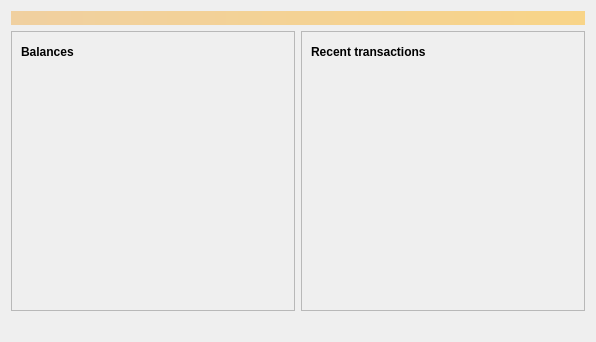
<?xml version="1.0" encoding="UTF-8"?>
<ui version="4.0">
 <class>OverviewPage</class>
 <widget class="QWidget" name="OverviewPage">
  <property name="geometry">
   <rect>
    <x>0</x>
    <y>0</y>
    <width>596</width>
    <height>342</height>
   </rect>
  </property>
  <property name="windowTitle">
   <string>Form</string>
  </property>
  <layout class="QVBoxLayout" name="topLayout">
   <item>
    <widget class="QLabel" name="labelAlerts">
     <property name="visible">
      <bool>false</bool>
     </property>
     <property name="styleSheet">
      <string notr="true">background-color: qlineargradient(x1: 0, y1: 0, x2: 1, y2: 0, stop:0 #F0D0A0, stop:1 #F8D488); color:#000000;</string>
     </property>
     <property name="wordWrap">
      <bool>true</bool>
     </property>
     <property name="margin">
      <number>3</number>
     </property>
    </widget>
   </item>
   <item>
    <layout class="QHBoxLayout" name="horizontalLayout" stretch="1,1">
     <item>
      <layout class="QVBoxLayout" name="verticalLayout_2">
       <item>
        <widget class="QFrame" name="frame">
         <property name="sizePolicy">
          <sizepolicy hsizetype="Preferred" vsizetype="Expanding">
           <horstretch>0</horstretch>
           <verstretch>0</verstretch>
          </sizepolicy>
         </property>
         <property name="frameShape">
          <enum>QFrame::StyledPanel</enum>
         </property>
         <property name="frameShadow">
          <enum>QFrame::Raised</enum>
         </property>
         <layout class="QVBoxLayout" name="verticalLayout_4">
          <item>
           <layout class="QHBoxLayout" name="horizontalLayout_4">
            <item>
             <widget class="QLabel" name="label_5">
              <property name="font">
               <font>
                <weight>75</weight>
                <bold>true</bold>
               </font>
              </property>
              <property name="text">
               <string>Balances</string>
              </property>
             </widget>
            </item>
            <item>
             <widget class="QPushButton" name="labelWalletStatus">
              <property name="enabled">
               <bool>false</bool>
              </property>
              <property name="maximumSize">
               <size>
                <width>30</width>
                <height>16777215</height>
               </size>
              </property>
              <property name="toolTip">
               <string>The displayed information may be out of date. Your wallet automatically synchronizes with the Bitcoin network after a connection is established, but this process has not completed yet.</string>
              </property>
              <property name="text">
               <string/>
              </property>
              <property name="icon">
               <iconset resource="../bitcoin.qrc">
                <normaloff>:/icons/warning</normaloff>
                <disabledoff>:/icons/warning</disabledoff>:/icons/warning</iconset>
              </property>
              <property name="iconSize">
               <size>
                <width>24</width>
                <height>24</height>
               </size>
              </property>
              <property name="flat">
               <bool>true</bool>
              </property>
             </widget>
            </item>
            <item>
             <spacer name="horizontalSpacer_3">
              <property name="orientation">
               <enum>Qt::Horizontal</enum>
              </property>
              <property name="sizeHint" stdset="0">
               <size>
                <width>40</width>
                <height>20</height>
               </size>
              </property>
             </spacer>
            </item>
           </layout>
          </item>
          <item>
           <widget class="QListWidget" name="overviewLW">
            <property name="focusPolicy">
             <enum>Qt::NoFocus</enum>
            </property>
            <property name="autoFillBackground">
             <bool>false</bool>
            </property>
            <property name="styleSheet">
             <string notr="true">QListWidget { background-color:transparent }</string>
            </property>
            <property name="frameShape">
             <enum>QFrame::NoFrame</enum>
            </property>
            <property name="frameShadow">
             <enum>QFrame::Plain</enum>
            </property>
            <property name="selectionMode">
             <enum>QAbstractItemView::NoSelection</enum>
            </property>
            <property name="resizeMode">
             <enum>QListView::Fixed</enum>
            </property>
           </widget>
          </item>
         </layout>
        </widget>
       </item>
      </layout>
     </item>
     <item>
      <layout class="QVBoxLayout" name="verticalLayout_3">
       <item>
        <widget class="QFrame" name="frame_2">
         <property name="sizePolicy">
          <sizepolicy hsizetype="Preferred" vsizetype="Expanding">
           <horstretch>0</horstretch>
           <verstretch>0</verstretch>
          </sizepolicy>
         </property>
         <property name="frameShape">
          <enum>QFrame::StyledPanel</enum>
         </property>
         <property name="frameShadow">
          <enum>QFrame::Raised</enum>
         </property>
         <layout class="QVBoxLayout" name="verticalLayout">
          <item>
           <layout class="QHBoxLayout" name="horizontalLayout_2">
            <item>
             <widget class="QLabel" name="label_4">
              <property name="font">
               <font>
                <weight>75</weight>
                <bold>true</bold>
               </font>
              </property>
              <property name="text">
               <string>Recent transactions</string>
              </property>
             </widget>
            </item>
            <item>
             <widget class="QPushButton" name="labelTransactionsStatus">
              <property name="enabled">
               <bool>false</bool>
              </property>
              <property name="maximumSize">
               <size>
                <width>30</width>
                <height>16777215</height>
               </size>
              </property>
              <property name="toolTip">
               <string>The displayed information may be out of date. Your wallet automatically synchronizes with the Bitcoin network after a connection is established, but this process has not completed yet.</string>
              </property>
              <property name="text">
               <string/>
              </property>
              <property name="icon">
               <iconset resource="../bitcoin.qrc">
                <normaloff>:/icons/warning</normaloff>
                <disabledoff>:/icons/warning</disabledoff>:/icons/warning</iconset>
              </property>
              <property name="iconSize">
               <size>
                <width>24</width>
                <height>24</height>
               </size>
              </property>
              <property name="flat">
               <bool>true</bool>
              </property>
             </widget>
            </item>
            <item>
             <spacer name="horizontalSpacer">
              <property name="orientation">
               <enum>Qt::Horizontal</enum>
              </property>
              <property name="sizeHint" stdset="0">
               <size>
                <width>40</width>
                <height>20</height>
               </size>
              </property>
             </spacer>
            </item>
           </layout>
          </item>
          <item>
           <widget class="QListView" name="listTransactions">
            <property name="styleSheet">
             <string notr="true">QListView { background: transparent; }</string>
            </property>
            <property name="frameShape">
             <enum>QFrame::NoFrame</enum>
            </property>
            <property name="verticalScrollBarPolicy">
             <enum>Qt::ScrollBarAlwaysOff</enum>
            </property>
            <property name="horizontalScrollBarPolicy">
             <enum>Qt::ScrollBarAlwaysOff</enum>
            </property>
            <property name="selectionMode">
             <enum>QAbstractItemView::NoSelection</enum>
            </property>
           </widget>
          </item>
          <item>
           <spacer name="verticalSpacer_2">
            <property name="orientation">
             <enum>Qt::Vertical</enum>
            </property>
            <property name="sizeHint" stdset="0">
             <size>
              <width>20</width>
              <height>40</height>
             </size>
            </property>
           </spacer>
          </item>
         </layout>
        </widget>
       </item>
      </layout>
     </item>
    </layout>
   </item>
   <item>
    <spacer name="verticalSpacer_3">
     <property name="orientation">
      <enum>Qt::Vertical</enum>
     </property>
     <property name="sizeHint" stdset="0">
      <size>
       <width>1</width>
       <height>1</height>
      </size>
     </property>
    </spacer>
   </item>
  </layout>
 </widget>
 <resources/>
 <connections/>
</ui>
